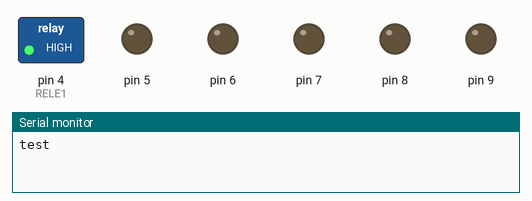
Simulated run of this sketch. Board: Arduino Uno, built with avr-gcc and run on an emulated ATmega328P. Shown: switched loads named in the sketch (green lamp = pin HIGH), output pins drawn as LEDs (lit = HIGH), the last lines printed to the serial monitor.

Above: at 1.0 s.
At 3.0 s:
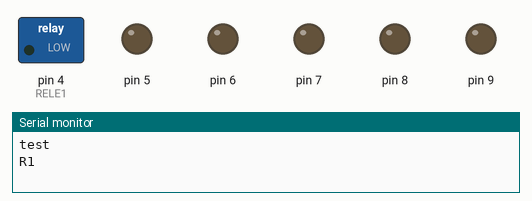
Timing chart, 0 to 5.2 s (numbered marks = the images above):
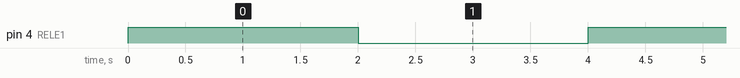

The sketch:

Logo.ino
```cpp
//in1   A5
//in2   A4
//in3   A3
//in4   A2

//SW TX   32
//SW rX   33
// 485 SEL  34

//TX  20
//RX  21

//OUT 1   31
//OUT 2   30
//OUT 3   29
//OUT 4   28
//OUT 5   27
//OUT 6   26

//I2C SCL  25
//I2C SDA  24
//


#define RELE1 4
#define RELE2 5
#define OUT12V_1 6
#define OUT12V_2 7
#define OUT12V_3 8
#define OUT12V_4 9

char out = 9;
void setup()
{

	Serial.begin(9600);

	while (!Serial) {
		; // wait for serial port to connect. Needed for native USB port only
	}
	pinMode(4, OUTPUT);
	pinMode( 5 , OUTPUT);
	pinMode(6, OUTPUT);
	pinMode(7, OUTPUT);
	pinMode(8, OUTPUT);
	pinMode(9, OUTPUT);
   Serial.println("test");
}

void loop()
{
	digitalWrite(RELE1, HIGH);
	delay(2000);
	Serial.println("R1");
    digitalWrite(RELE1, LOW);
	delay(2000);
	//if (digitalRead(A5)) {
	//	//Serial.println("R1"); digitalWrite(RELE1, HIGH);
	//}
	//else digitalWrite(RELE1, LOW);
	////if (digitalRead(A4))digitalWrite(RELE2, HIGH);
	//else digitalWrite(RELE2, LOW);
}
```

Measured:
- by itself, pin 4 (RELE1): alternates HIGH for 2.0 s and LOW for 2.0 s
